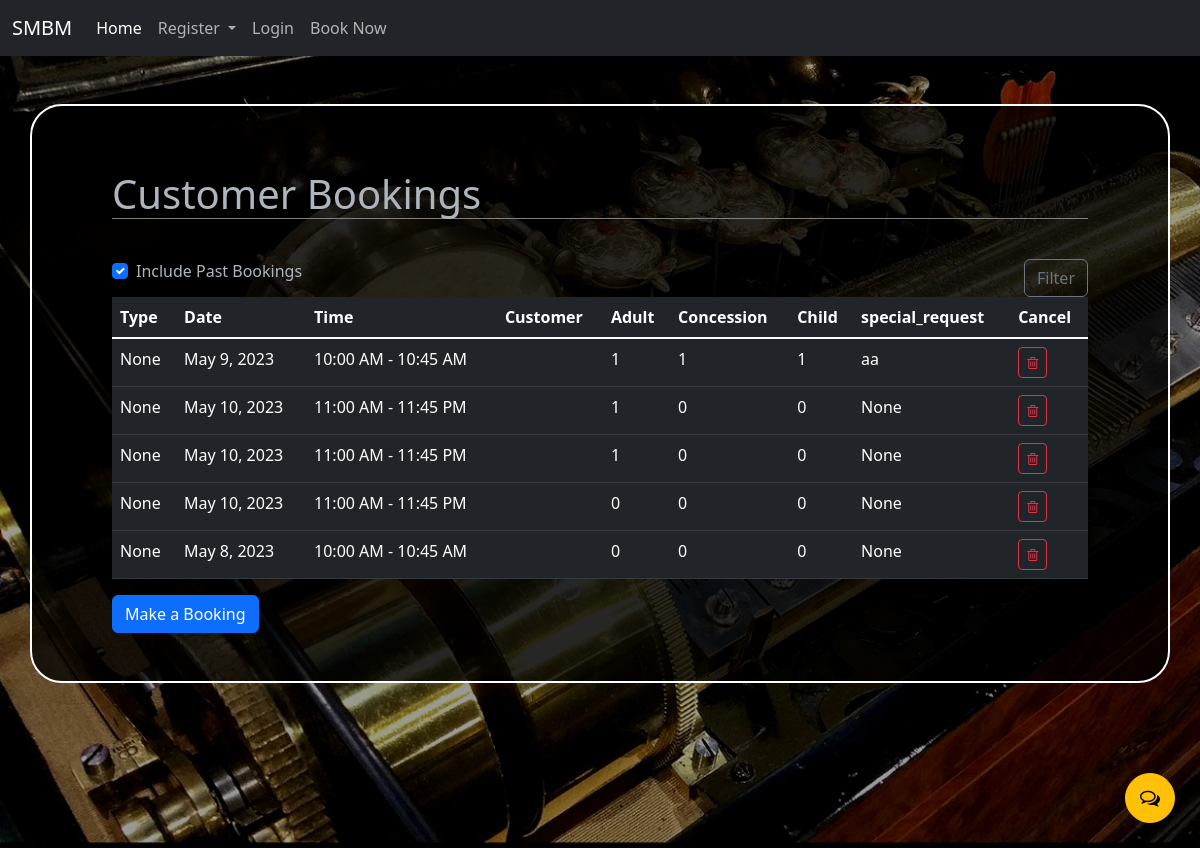
Screenshot of /managebooking/ with the database file from the repository.
### SMBM_APP/models.py (models this page shows)
class Booking(models.Model):
    type = models.CharField(max_length=20,null=True)
    date = models.DateField(auto_now=False, auto_now_add=False)
    time = models.CharField(max_length=200)
    adult = models.IntegerField()
    concession = models.IntegerField()
    child = models.IntegerField()
    special_request = models.CharField(max_length=300,null=True,blank=True)
    user_id = models.ForeignKey(User,on_delete=models.CASCADE)
    rewards_id = models.ManyToManyField(Rewards,null=True,default=None,blank=True)
    slot_id = models.ForeignKey(Slot,on_delete=models.CASCADE)

### SMBM_APP/views01.py (the view)
# urls.py: path('managebooking/',views01.managebooking,name='managebooking'),
def managebooking(request):
    context = {'data':Booking.objects.all()}
    return render(request,'booking/managebooking.html',context)

### templates/booking/managebooking.html (shortened to what this page needs)
{% extends 'main.html' %}{% load static %}
{% block another_css %}
<link rel= "stylesheet" type= "text/css" href= "{% static 'css/sales.css' %}">
{% endblock another_css %}
{% block context %}
<main>
    <div class="p-5 container bg-black bg-opacity-75 border border-white border-2 rounded-5 overflow-scroll hidescroll my-sm-5"
        id="contentbk">
<h1 class="mainheader">Customer Bookings</h1>
<div class="form-check d-inline-block">
<input class="form-check-input" type="checkbox" id="includepast" checked>
<label class="form-check-label" for="includepast">Include Past Bookings</label>
</div>
<button class="btn btn-outline-secondary float-end" type="button"
data-bs-toggle="collapse" data-bs-target="#filters" aria-expanded="false" aria-controls="filters">
Filter
</button>
<table class="table  table-dark table-hover" >
<thead>
<tr>
    <th>Type</th>
    <th>Date</th>
    <th>Time</th>
    <th>Customer</th>
    <th>Adult</th>
    <th>Concession</th>
    <th>Child</th>
    <th>special_request</th>
    <th>Cancel</th>
</tr>
</thead>
<tbody class="table-group-divider">
    {% for bookings in data %}
    <tr >
        <td>{{bookings.type}}</td>
        <td>{{bookings.date}}</td>
        <td>{{bookings.time}}</td>
        <td>{{user.username}}</td>
        <td>{{bookings.adult}}</td>
        <td>{{bookings.concession}}</td>
        <td>{{bookings.child}}</td>
        <td>{{bookings.special_request}}</td>
        <td>
            <button class="btn btn-outline-danger btn-sm delete"
                    data-link="/bookings/staff2/134">
                <i class="fa fa-trash-o"></i>
            </button>
        </td>
    </tr>
    {% endfor %}
</tbody>
</table>
<a href="{% url 'cusgbooking2' %}" role="button" class="btn btn-primary">Make a Booking</a>
</div>
</main>
</body>
</html>
{% endblock context %}

### templates/main.html (shortened to what this page needs)
{% load static %}
<!DOCTYPE html>
<html lang="en" data-bs-theme="dark">
  <head>
    <link
      href="https://cdn.jsdelivr.net/npm/bootstrap@5.3.0-alpha1/dist/css/bootstrap.min.css"
      rel="stylesheet"
    />
    <link
      rel="stylesheet"
      href="https://cdnjs.cloudflare.com/ajax/libs/font-awesome/4.7.0/css/font-awesome.min.css"
    />
    <link rel="stylesheet" href="https://cdn.jsdelivr.net/npm/bootstrap-icons@1.10.5/font/bootstrap-icons.css">
    <link rel="stylesheet" type="text/css" href="{% static 'css/main.css' %}" />
    {% block another_css %}{% endblock another_css %}
  </head>
  <body>
    {% include 'nav.html' %}
    {% block context %}
    {% endblock context %}
    <a href="{% url 'chat' %}" id="chatbtn" class="btn btn-warning">
      <i class="fa fa-comments-o p-1" id="chaticon"></i>
    </a>
  </body>
</html>

### templates/nav.html (shortened to what this page needs)
<header>
  <nav class="navbar navbar-expand-md bg-dark sticky-top">
      <div class="container-fluid">
          <a class="navbar-brand" href="{% url 'home' %}">SMBM</a>
          <div class="collapse navbar-collapse" id="collapsibleNavbar">
              <ul class="navbar-nav">
                  <li class="nav-item">
                      <a class="nav-link active" aria-current="page" href="{% url 'home' %}">
                          Home
                      </a>
                  </li>
                  {% if user.is_authenticated %}
                      {% if user.is_staff %}
                      <li class="nav-item dropdown">
                        <a class="nav-link dropdown-toggle"
                            href="#"
                            role="button" data-bs-toggle="dropdown">
                            Manage Bookings
                        </a>
                        <ul class="dropdown-menu">
                            <li>
                                <a href="{% url 'cusgbooking' %}" class="dropdown-item">
                                    Customer Bookings
                                </a>
                            </li>
                            <li>
                                <a href="{% url 'view_slot' %}" class="dropdown-item">
                                    View Slots
                                </a>
                            </li>
                            <li>
                                <a href="{% url 'create_slot' %}" class="dropdown-item">
                                    Create Slots
                                </a>
                            </li>
                        </ul>
                    </li>
                    <li class="nav-item dropdown">
                        <a class="nav-link dropdown-toggle"
                            href="#"
                            role="" data-bs-toggle="dropdown">
                            Manage Customers
                        </a>
                        <ul class="dropdown-menu">
                            <li>
                                <a href="{% url 'manageCusAcc' %}" class="dropdown-item">
                                    Manage Customers
                                </a>
                            </li>
                            <li>
                                <a href="{% url 'createCusAcc' %}" class="dropdown-item">
                                    Create Customer Account
                                </a>
                            </li>
                            <li>
                                <a href="{% url 'retri_feedback' %}" class="dropdown-item">
                                    Retrieve Feedback
                                </a>
                            </li>
                            <li>
                                <a href="#" class="dropdown-item">
                                    Customer Support
                                </a>
                            </li>
                        </ul>
                    </li>
                    <li class="nav-item dropdown">
                        <a class="nav-link dropdown-toggle"
                            href="#"
                            role="button" data-bs-toggle="dropdown">
                            Manage Staff
                        </a>
                        <ul class="dropdown-menu">
                            <li>
                                <a href="{% url 'staff_manage_acc' %}" class="dropdown-item">
                                    Manage Accounts
                                </a>
                            </li>
                            <li>
                                <a href="{% url 'staff_create_acc' %}" class="dropdown-item">
                                    Create Staff Account
                                </a>
                            </li>
                        </ul>
                    </li>
                    <li class="nav-item">
                        <a class="nav-link"
                            href="{% url 'chat_info' %}">
                            View Chat Info
                        </a>
                    </li>
                    <li class="nav-item">
                        <a class="nav-link"
                            href="{% url 'searchAccount' %}">
                            Search Accounts
                        </a>
                    </li>
                    <li class="nav-item">
                        <a class="nav-link"
                            href="{% url 'logout' %}">
                            Log Out
                        </a>
                    </li>
                      {% else %}
                      <li class="nav-item dropdown">
                        <a class="nav-link dropdown-toggle"
                            href="#"
                            role="button" data-bs-toggle="dropdown">
                            Bookings
                        </a>
                        <ul class="dropdown-menu">
                            <li>
                                <a href="{% url 'makebooking' %}" class="dropdown-item">
                                    Make a Booking
                                </a>
                            </li>
                            <li>
                                <a href="{% url 'cusgbooking' %}" class="dropdown-item">
                                    My Bookings
                                </a>
                            </li>
                        </ul>
                    </li>
                    <li class="nav-item dropdown">
                        <a class="nav-link dropdown-toggle"
                            href="#"
                            role="button" data-bs-toggle="dropdown">
                            My Account
                        </a>
                        <ul class="dropdown-menu">
                            <li>
                                <a href="{% url 'profile' %}" class="dropdown-item">
                                    Profile
                                </a>
                            </li>
                        </ul>
                    </li>
                    <li class="nav-item dropdown">
                        <a class="nav-link dropdown-toggle"
                            href="#"
                            role="button" data-bs-toggle="dropdown">
                            My Rewards
                        </a>
                        <ul class="dropdown-menu">
                            <li>
                                <a href="{% url 'myrewards' %}" class="dropdown-item">
                                    Redeem Rewards
                                </a>
                            </li>
                            <li>
                                <a href="{% url 'myhistory' %}" class="dropdown-item">
                                    Rewards History
                                </a>
                            </li>
                        </ul>
                    </li>
                    <li class="nav-item">
                        <a class="nav-link"
                            href="{% url 'chat' %}">
                            Contact Us
                        </a>
                    </li>
                    <li class="nav-item">
                        <a class="nav-link"
                            href="{% url 'feedback' %}">
                            Feedback Form
                        </a>
                    </li>
                    <li class="nav-item">
                        <a class="nav-link"
                            href="{% url 'logout' %}">
                            Log Out
                        </a>
                    </li>
                      {% endif %}
                  {% else %}
                  <li class="nav-item dropdown">
                      <a class="nav-link dropdown-toggle" href="#" role="button" data-bs-toggle="dropdown">
                          Register
                      </a>
                  </li>
                  <li class="nav-item">
                      <a class="nav-link" href="{% url 'login' %}">
                          Login
                      </a>
                  </li>
                  <li class="nav-item">
                      <a class="nav-link" href="{% url 'booking' %}">
                          Book Now
                      </a>
                  </li>
              </ul>
          </div>
          {% endif %}
      </div>
  </nav>
</header>

### static/css/main.css (style rules this page uses)
body { background-image: url("../img/background.jpeg"); background-size: cover; background-attachment: fixed; height: 100vh; }
main { height: calc(100% - 3.5rem); }
@media (min-width: 992px) { #contentbk { padding-left: 5rem !important; padding-right: 5rem !important; } }
#chatbtn { position: fixed; right: 25px; bottom: 25px; border-radius: 50%; padding: 10px; line-height: 1; }
#chaticon { font-size: 20px; }

### static/css/sales.css (style rules this page uses)
.mainheader { margin-top: 0.4em; border-bottom: 1px solid grey; margin-bottom: 1em; }

### rows the page displays
Booking: type "None", date "May 9, 2023", time "10:00 AM - 10:45 AM", adult "1", concession "1", child "1", special_request "aa"
Booking: type "None", date "May 10, 2023", time "11:00 AM - 11:45 PM", adult "1", concession "0", child "0", special_request "None"
Booking: type "None", date "May 10, 2023", time "11:00 AM - 11:45 PM", adult "1", concession "0", child "0", special_request "None"
Booking: type "None", date "May 10, 2023", time "11:00 AM - 11:45 PM", adult "0", concession "0", child "0", special_request "None"
Booking: type "None", date "May 8, 2023", time "10:00 AM - 10:45 AM", adult "0", concession "0", child "0", special_request "None"
